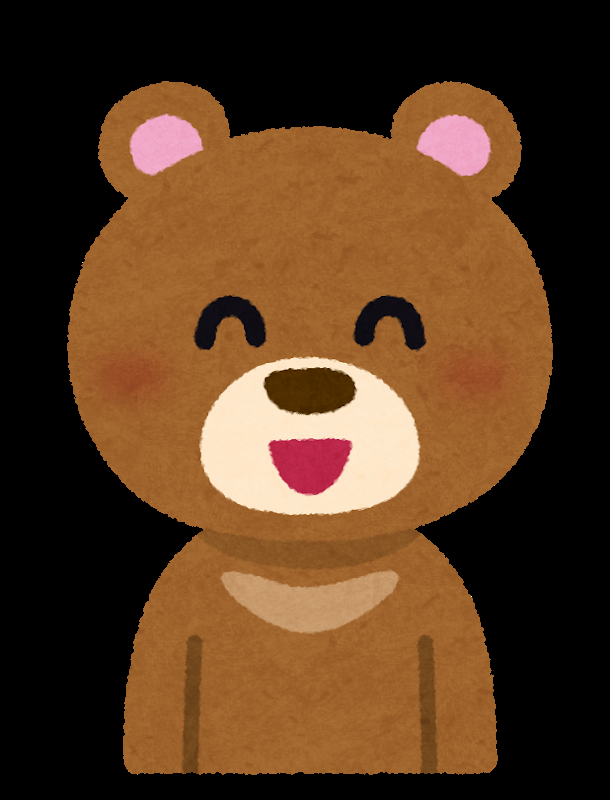
#> input picture smile_list/animal_smile_kuma.png, 610 x 800 px
$ python smile_create.py
#> lines starting #> are read from the running program, lines starting #| are printed output that depends on the picture; after the words box and inside, x2 and y2 are one past the last pixel; in counts of white or black regions, pixels touching at a corner belong together
# -*- coding: utf-8 -*-
import cv2
import argparse
import time
import os
import random

# -----引数の設定-------------------------------------------
parser = argparse.ArgumentParser(description='Smile Detector')
parser.add_argument('--camera', '-c', type=int, default=0, metavar='CAMERA_NUM', help='Camera number')
parser.add_argument('--csi', action='store_true', help='use CSI camera')
args = parser.parse_args()
# ----------------------------------------------------------

# -----カスケード分類期の読み込み---------------------------
face_cascade = cv2.CascadeClassifier('./haarcascade_frontalface_alt.xml')
smile_cascade = cv2.CascadeClassifier('./haarcascade_smile.xml')
# ----------------------------------------------------------

# -----笑顔貼り付け処理の初期化-----------------------------
# ランダムに選ぶ画像が保存されているディレクトリを指定
image_dir = './smile_list'  # 貼り付け画像のディレクトリ
image_files = [os.path.join(image_dir, f) for f in os.listdir(image_dir) if f.endswith(('.png', '.jpg', '.jpeg'))]
if not image_files:
    print("Error: No images found in the specified directory.")
    exit()
current_overlay = cv2.imread(random.choice(image_files), cv2.IMREAD_UNCHANGED)
#> current_overlay is the input picture: shape (800, 610, 4); mean B, G, R, A 32.7, 58.2, 88.5, 135
last_smile_detected = False
# ----------------------------------------------------------

# -----カメラの設定-----------------------------------------
camera = 0  # 使用するカメラ番号
cam = cv2.VideoCapture(camera)
if not cam.isOpened():
    print("Error: Cannot open camera")
    exit()
# ----------------------------------------------------------


while True:
    # フレームの取得
    ret, frame = cam.read()
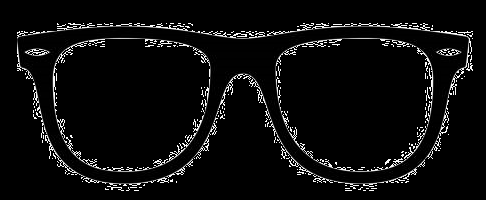
#> input picture glasses.png, 486 x 200 px, given in place of the camera
#> frame is the input picture: shape (200, 486, 3); min 0, max 253, mean 12.9
    if not ret:
        print("Error: Cannot read frame")
        break

    # グレースケール変換
    gray = cv2.cvtColor(frame, cv2.COLOR_BGR2GRAY)

    # 顔検出
    faces = face_cascade.detectMultiScale(gray, scaleFactor=1.1, minNeighbors=5, minSize=(30, 30))
#> faces = ()

    # -----顔検出有無の画面表示-----------------------------
    if len(faces) > 0:
        status_text = "face_detecting"
        text_color = (0, 255, 0)  # 緑色
    else:
        status_text = "no face"
        text_color = (0, 0, 255)  # 赤色
    # テキストを画面上に描画
    cv2.putText(frame, status_text, (10, 50), cv2.FONT_HERSHEY_SIMPLEX, 1, text_color, 2, cv2.LINE_AA)
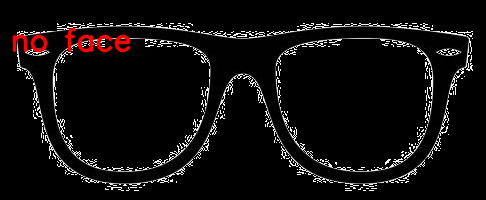
#> frame: shape (200, 486, 3); 1.25% of pixels changed, all inside (x1, y1, x2, y2) = (12, 27, 131, 53)
    # ------------------------------------------------------

    current_smile_detected = False
    for (x, y, w, h) in faces:
        # 笑顔の検出（顔領域内のみ）
        roi_gray = gray[y:y + h, x:x + w]
        smiles = smile_cascade.detectMultiScale(roi_gray, scaleFactor=1.8, minNeighbors=20, minSize=(25, 25))

        # -----笑顔貼り付け処理-----------------------------
        if len(smiles) == 0:  # 笑顔が検出されない場合
            # 顔範囲に貼り付け画像をリサイズ
            resized_overlay = cv2.resize(current_overlay, (w, h), interpolation=cv2.INTER_AREA)
            overlay_region = frame[y:y + h, x:x + w]

            # アルファブレンドで画像を貼り付け
            if resized_overlay.shape[2] == 4:  # RGBA画像の場合
                alpha_mask = resized_overlay[:, :, 3] / 255.0
                for c in range(0, 3):  # RGBチャンネル
                    overlay_region[:, :, c] = (alpha_mask * resized_overlay[:, :, c] +
                                            (1 - alpha_mask) * overlay_region[:, :, c])
            else:  # RGB画像の場合
                overlay_region[:, :, :] = resized_overlay
        else:
            current_smile_detected = True
#> this loop made 0 passes
        # --------------------------------------------------

    # -----検知状態が途切れたら画像を切り替える処理---------
    if last_smile_detected and not current_smile_detected:
        current_overlay = cv2.imread(random.choice(image_files), cv2.IMREAD_UNCHANGED)
    last_smile_detected = current_smile_detected
    # ------------------------------------------------------

    # 結果の表示
    cv2.imshow('Smile Create', frame)

    # 'q'キーで終了
    if cv2.waitKey(1) & 0xFF == ord('q'):
#> (key q is pressed here)
        break

# カメラ解放とウィンドウ終了
cam.release()
cv2.destroyAllWindows()
